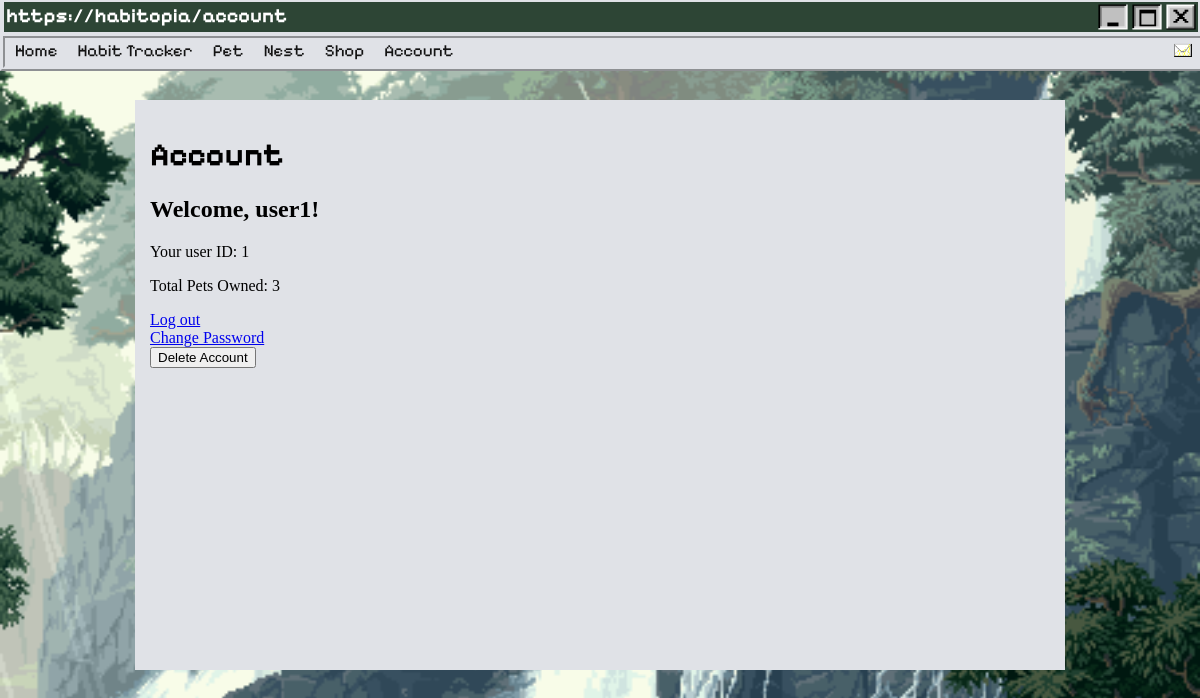
Page /account (signed in) on the earlier database version.
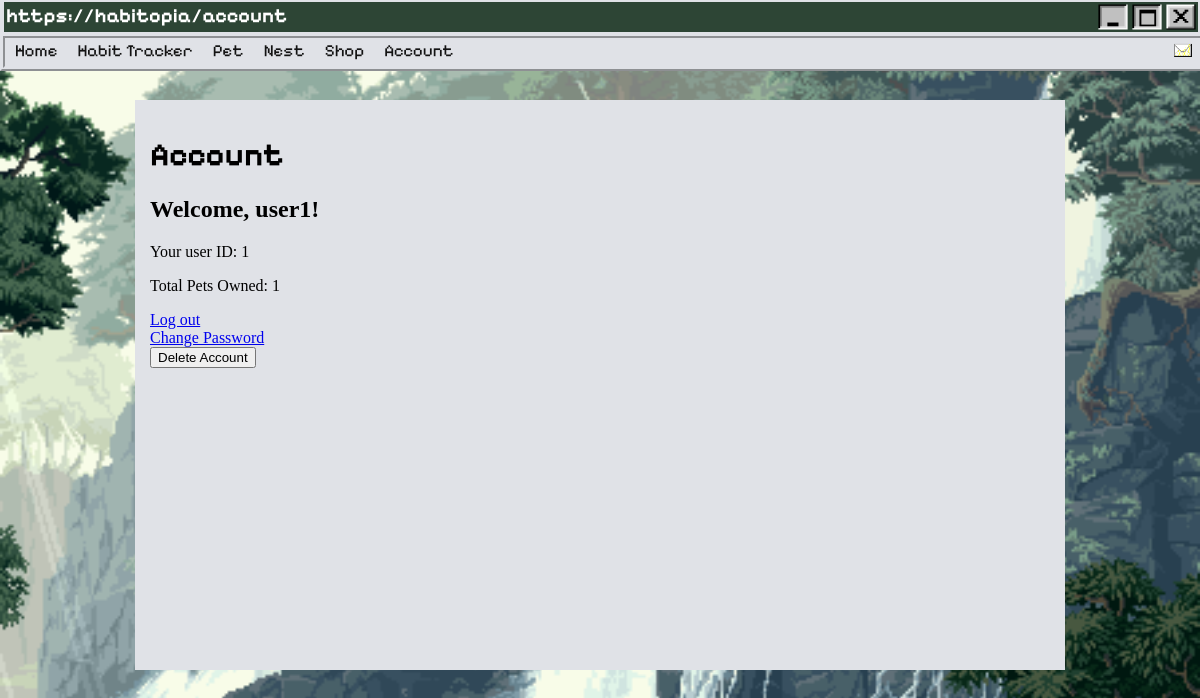
Same page on the later database version.
### home.py (models this page shows)
class PetsOwned(db.Model):
    user_id = db.Column(db.Integer, db.ForeignKey('user.id'), primary_key=True, nullable=False)
    petsOwned = db.Column(db.Integer, nullable=False, default=0)
    pet1 = db.Column(db.Integer, nullable=False, default=0)
    pet2 = db.Column(db.Integer, nullable=False, default=0)
    pet3 = db.Column(db.Integer, nullable=False, default=0)

### home.py (the view)
@app.route("/account")
@login_required
def account():
    user = current_user
    pets_owned = PetsOwned.query.filter_by(user_id=current_user.id).first()
    return render_template("account.html", user=user, pets_owned=pets_owned)

### home.py (called while the page is built)
@login_manager.user_loader
def load_user(user_id):
    return User.query.get(int(user_id))

### templates/account.html (shortened to what this page needs)
{% extends "base.html" %}
    {% block css %}
                <link rel="stylesheet" href="/static/styles/AccountStyles.css">
    {% endblock %}
{% block heading %}https://habitopia/account{% endblock %}
{% block content %}
<div id="wrap">
    <h1>Account</h1>
    <h2>Welcome, {{ user.username }}!</h2>
    <p>Your user ID: {{ user.id }}</p>
    <p>Total Pets Owned: {{ pets_owned.petsOwned }}</p>
    <div>
        <a href="{{url_for('logout') }}">Log out</a>
    </div>
    <div>
        <a href="{{url_for('change_password') }}">Change Password</a>
    </div>
    <form method="POST" action="{{ url_for('delete_account') }}" onsubmit="return confirm('Are you sure you want to delete your account?');">
        <button type="submit" class="btn btn-danger">Delete Account</button>
    </form>
</div>
{% endblock %}

Differences in the rows shown:
changed PetsOwned: petsOwned "3" → "1"
